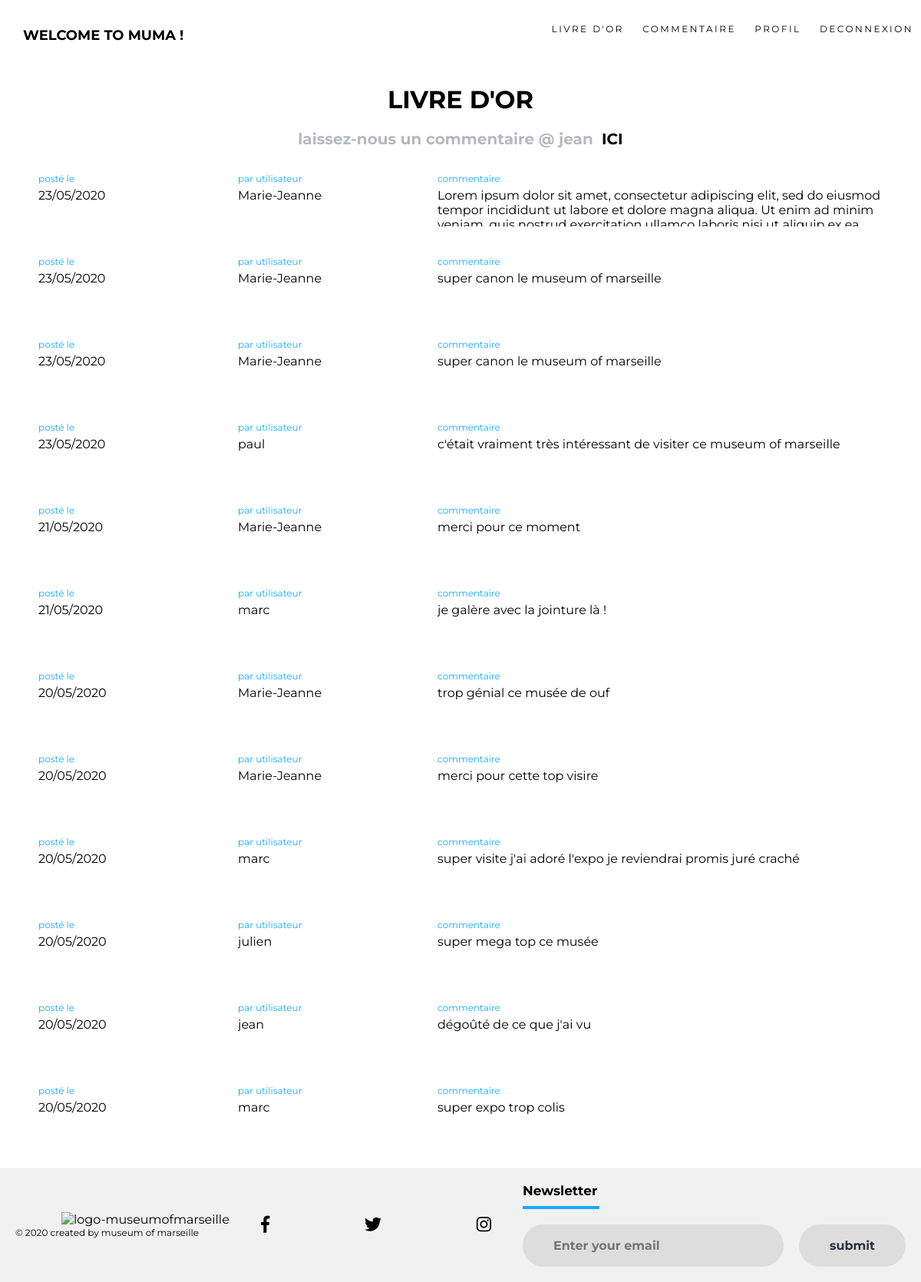
Page /livre-or.php (signed in) on the committed database.
### tables this page shows
CREATE TABLE `utilisateurs` (
  `id` int(11) NOT NULL,
  `login` varchar(255) NOT NULL,
  `password` varchar(255) NOT NULL
);

### livre-or.php (the view, shortened to what this page needs)
<?php session_start();
$connect = mysqli_connect("localhost", "root", "", 'livreor');
$requete = "SELECT DATE_FORMAT (date, '%d/%m/%Y') FROM commentaires ORDER by date DESC";
$query = mysqli_query($connect , $requete);
$dates = mysqli_fetch_all($query);
$requete1 = "SELECT commentaire FROM commentaires ORDER by date DESC";
$query1 = mysqli_query($connect , $requete1);
$comment = mysqli_fetch_all($query1);
$requete2 = "SELECT login FROM utilisateurs INNER JOIN commentaires ON utilisateurs.id = commentaires.id_utilisateur ORDER by date DESC";
$query2 = mysqli_query($connect , $requete2);
$login = mysqli_fetch_all($query2);
?>
<!DOCTYPE html>
<html>
<head>
    <link rel="stylesheet" href="https://use.fontawesome.com/releases/v5.3.1/css/all.css">
    <link rel="stylesheet" type="text/css" href="css/style.css">
</head>
<head>
    <?php include("includes/header.php"); ?>
</head>
<body>
    <main>
      <div id="title-comment">
        <h1>LIVRE D'OR</h1>
      </div>
      <?php
       if (isset($_SESSION["login"])){
         echo '<h2 id="subtitle-livre">laissez-nous un commentaire @ ' .$_SESSION['login']. ' &nbsp;<a id="lien" href="commentaire.php"> ICI</a></h2>';
       }
      ?>
      <div id="container-livreor">
        <div class="box-com">
          <?php
           foreach($dates as $key => $value){
              echo '<p class="info-comment">posté le</p>';
              foreach ($value as $key2=>$value2){
                  echo '<p class="text-com">'.$value2. '</p><br/><br/>';
              }
            }
          ?>
          </div>
          <div class="box-com">
            <?php
              foreach($login as $key => $value){
                echo '<p class="info-comment"> par utilisateur</p>';
                foreach ($value as $key2=>$value3){
                   echo '<p class="text-com">'.$value3. '</p><br/><br/>';
                }
              }
            ?>
        </div>
        <div id="box-com">
            <?php
              foreach($comment as $key => $value){
                echo '<p class="info-comment">commentaire</p>';
                foreach ($value as $key2=>$value3){
                   echo '<p class="text-com"</p>'.$value3. '</p><br/><br/>';
                }
              }
            ?>
        </div>
      </div>
    </main>
    <footer>
      <?php include("includes/footer.php");?>
    </footer>
</body>
</html>

### css/style.css (style rules this page uses)
* { margin: 0; padding: 0; font-family: 'Montserrat', sans-serif; }
body { max-width: 1600px; }
a { text-decoration: none; }
footer { background-color: #f1f1f1; padding-top:90; border-bottom: 0; width: 100%; }
#social-media, a { color: black; }
#title-comment { display: flex; justify-content: center; padding-top: 20px; padding-bottom: 20px; width: 100%; }
#subtitle-livre { display: flex; justify-content: center; text-align: center; font-size: 20px; padding-bottom: 20px; color: rgba(179, 186, 189, 1); }
#container-livreor { display: flex; justify-content: center; width: 100%; }
.box-com { display: flex; flex-direction: column; width: 20%; padding-left: 20px; padding-top: 1%; }
#box-com { display: flex; flex-direction: column; width: 50%; padding-left: 20px; padding-top: 1%; }
.info-comment { font-size: 12px; padding-right: 10px; padding-bottom: 5px; color : #18AAFE; }
.text-com { overflow: scroll; height: 50px; }
#lien { color: black; }

### rows in the picture
utilisateurs: login "Marie-Jeanne"
utilisateurs: login "paul"
utilisateurs: login "marc"
utilisateurs: login "marc"
utilisateurs: login "julien"
utilisateurs: login "jean"
utilisateurs: login "marc"

### other values in the picture
$_SESSION['login'] "jean"
$value2 "23/05/2020"
$value2 "21/05/2020"
$value2 "20/05/2020"
$value3 "Lorem ipsum dolor sit amet, consectetur adipiscing elit, sed do eiusmod tempor incididunt ut labore et dolore magna aliqua. Ut enim ad minim…"
$value3 "super canon le museum of marseille"
$value3 "c'était vraiment très intéressant de visiter ce museum of marseille"
$value3 "merci pour ce moment"
$value3 "je galère avec la jointure là !"
$value3 "trop génial ce musée de ouf"
$value3 "merci pour cette top visire"
$value3 "super visite j'ai adoré l'expo je reviendrai promis juré craché"
$value3 "super mega top ce musée"
$value3 "dégoûté de ce que j'ai vu"
$value3 "super expo trop colis"
